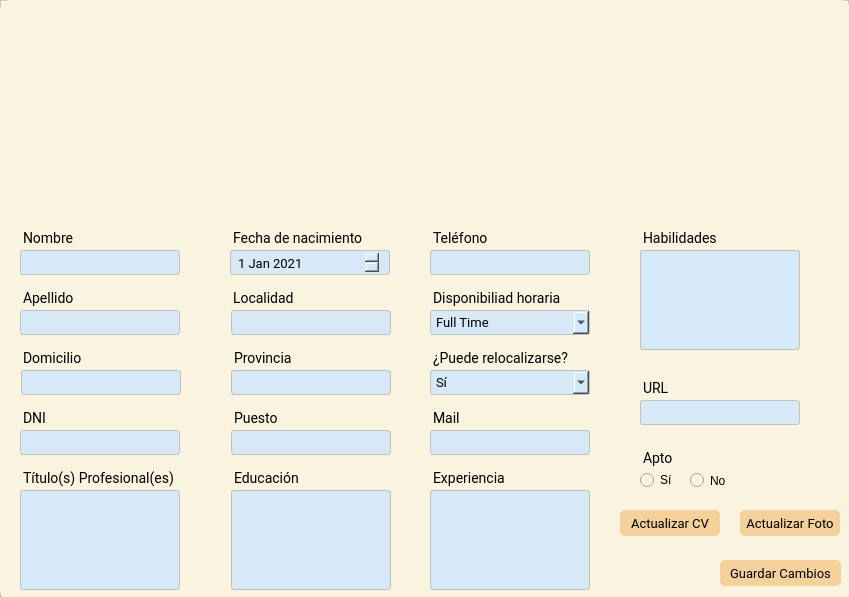
<?xml version="1.0" encoding="UTF-8"?>
<ui version="4.0">
 <class>MainWindow</class>
 <widget class="QMainWindow" name="MainWindow">
  <property name="geometry">
   <rect>
    <x>0</x>
    <y>0</y>
    <width>849</width>
    <height>597</height>
   </rect>
  </property>
  <property name="windowTitle">
   <string>MainWindow</string>
  </property>
  <widget class="QWidget" name="centralwidget">
   <layout class="QVBoxLayout" name="verticalLayout">
    <property name="spacing">
     <number>0</number>
    </property>
    <property name="leftMargin">
     <number>0</number>
    </property>
    <property name="topMargin">
     <number>0</number>
    </property>
    <property name="rightMargin">
     <number>0</number>
    </property>
    <property name="bottomMargin">
     <number>0</number>
    </property>
    <item>
     <widget class="QFrame" name="frame_2">
      <property name="minimumSize">
       <size>
        <width>0</width>
        <height>300</height>
       </size>
      </property>
      <property name="maximumSize">
       <size>
        <width>16777215</width>
        <height>16777215</height>
       </size>
      </property>
      <property name="styleSheet">
       <string notr="true">background: #fff;
</string>
      </property>
      <property name="frameShape">
       <enum>QFrame::StyledPanel</enum>
      </property>
      <property name="frameShadow">
       <enum>QFrame::Raised</enum>
      </property>
      <widget class="QFrame" name="frame_3">
       <property name="geometry">
        <rect>
         <x>0</x>
         <y>0</y>
         <width>851</width>
         <height>600</height>
        </rect>
       </property>
       <property name="maximumSize">
        <size>
         <width>16777215</width>
         <height>600</height>
        </size>
       </property>
       <property name="styleSheet">
        <string notr="true">border-radius: 10px;
background-color: #F9F3DF;
</string>
       </property>
       <property name="frameShape">
        <enum>QFrame::StyledPanel</enum>
       </property>
       <property name="frameShadow">
        <enum>QFrame::Raised</enum>
       </property>
       <widget class="QLabel" name="label_puesto">
        <property name="geometry">
         <rect>
          <x>221</x>
          <y>400</y>
          <width>158</width>
          <height>27</height>
         </rect>
        </property>
        <property name="maximumSize">
         <size>
          <width>500</width>
          <height>16777215</height>
         </size>
        </property>
        <property name="font">
         <font>
          <family>Roboto</family>
          <pointsize>-1</pointsize>
         </font>
        </property>
        <property name="styleSheet">
         <string notr="true">font-family: Roboto;
font-size: 14px;
margin-top:10px;
margin-left:10px

</string>
        </property>
        <property name="text">
         <string>Puesto</string>
        </property>
       </widget>
       <widget class="QLabel" name="label_localidad">
        <property name="geometry">
         <rect>
          <x>220</x>
          <y>280</y>
          <width>90</width>
          <height>27</height>
         </rect>
        </property>
        <property name="maximumSize">
         <size>
          <width>90</width>
          <height>16777215</height>
         </size>
        </property>
        <property name="font">
         <font>
          <family>Roboto</family>
          <pointsize>-1</pointsize>
         </font>
        </property>
        <property name="styleSheet">
         <string notr="true">font-family: Roboto;
font-size: 14px;
color: #000;
margin-top:10px;
margin-left:10px

</string>
        </property>
        <property name="text">
         <string>Localidad</string>
        </property>
       </widget>
       <widget class="QLineEdit" name="apellido_input">
        <property name="geometry">
         <rect>
          <x>10</x>
          <y>310</y>
          <width>170</width>
          <height>25</height>
         </rect>
        </property>
        <property name="minimumSize">
         <size>
          <width>0</width>
          <height>0</height>
         </size>
        </property>
        <property name="maximumSize">
         <size>
          <width>16777215</width>
          <height>25</height>
         </size>
        </property>
        <property name="styleSheet">
         <string notr="true">QLineEdit{
background-color: #D7E9F7;
border: 0.5px solid #c1c1c1;
border-radius: 3px;
padding: 4 5px;
color: #e9e9;
font-family:Roboto;
font-size:13px;
font-weight: 400;
margin-left: 10px;

}
</string>
        </property>
        <property name="placeholderText">
         <string/>
        </property>
       </widget>
       <widget class="QLabel" name="label_apellido">
        <property name="geometry">
         <rect>
          <x>10</x>
          <y>280</y>
          <width>67</width>
          <height>27</height>
         </rect>
        </property>
        <property name="font">
         <font>
          <family>Roboto</family>
          <pointsize>-1</pointsize>
         </font>
        </property>
        <property name="styleSheet">
         <string notr="true">font-family: Roboto;
font-size: 14px;
margin-top:10px;
margin-left:10px

</string>
        </property>
        <property name="text">
         <string>Apellido</string>
        </property>
       </widget>
       <widget class="QLabel" name="label_direccion">
        <property name="geometry">
         <rect>
          <x>10</x>
          <y>340</y>
          <width>90</width>
          <height>27</height>
         </rect>
        </property>
        <property name="maximumSize">
         <size>
          <width>90</width>
          <height>16777215</height>
         </size>
        </property>
        <property name="font">
         <font>
          <family>Roboto</family>
          <pointsize>-1</pointsize>
         </font>
        </property>
        <property name="styleSheet">
         <string notr="true">font-family: Roboto;
font-size: 14px;
margin-top:10px;
margin-left:10px

</string>
        </property>
        <property name="text">
         <string>Domicilio</string>
        </property>
       </widget>
       <widget class="QLabel" name="label_nombre">
        <property name="geometry">
         <rect>
          <x>10</x>
          <y>220</y>
          <width>71</width>
          <height>27</height>
         </rect>
        </property>
        <property name="font">
         <font>
          <family>Roboto</family>
          <pointsize>-1</pointsize>
         </font>
        </property>
        <property name="styleSheet">
         <string notr="true">font-family: Roboto;
font-size: 14px;
margin-top:10px;
margin-left:10px

</string>
        </property>
        <property name="text">
         <string>Nombre</string>
        </property>
       </widget>
       <widget class="QLineEdit" name="nombre_input">
        <property name="geometry">
         <rect>
          <x>10</x>
          <y>250</y>
          <width>170</width>
          <height>25</height>
         </rect>
        </property>
        <property name="minimumSize">
         <size>
          <width>0</width>
          <height>0</height>
         </size>
        </property>
        <property name="maximumSize">
         <size>
          <width>16777215</width>
          <height>25</height>
         </size>
        </property>
        <property name="styleSheet">
         <string notr="true">QLineEdit{
background-color: #D7E9F7;
border: 0.5px solid #c1c1c1;
border-radius: 3px;
padding: 4 5px;
color: #e9e9;
font-family:Roboto;
font-size:13px;
font-weight: 400;
margin-left: 10px;

}
</string>
        </property>
        <property name="text">
         <string/>
        </property>
        <property name="placeholderText">
         <string/>
        </property>
       </widget>
       <widget class="QLabel" name="label_dni">
        <property name="geometry">
         <rect>
          <x>10</x>
          <y>400</y>
          <width>71</width>
          <height>27</height>
         </rect>
        </property>
        <property name="font">
         <font>
          <family>Roboto</family>
          <pointsize>-1</pointsize>
         </font>
        </property>
        <property name="styleSheet">
         <string notr="true">font-family: Roboto;
font-size: 14px;
margin-top:10px;
margin-left:10px

</string>
        </property>
        <property name="text">
         <string>DNI</string>
        </property>
       </widget>
       <widget class="QLabel" name="label_nacimiento">
        <property name="geometry">
         <rect>
          <x>220</x>
          <y>220</y>
          <width>151</width>
          <height>27</height>
         </rect>
        </property>
        <property name="font">
         <font>
          <family>Roboto</family>
          <pointsize>-1</pointsize>
         </font>
        </property>
        <property name="styleSheet">
         <string notr="true">font-family: Roboto;
font-size: 14px;
margin-top:10px;
margin-left:10px

</string>
        </property>
        <property name="text">
         <string>Fecha de nacimiento</string>
        </property>
       </widget>
       <widget class="QLineEdit" name="provincia_input">
        <property name="geometry">
         <rect>
          <x>221</x>
          <y>370</y>
          <width>170</width>
          <height>25</height>
         </rect>
        </property>
        <property name="minimumSize">
         <size>
          <width>0</width>
          <height>0</height>
         </size>
        </property>
        <property name="maximumSize">
         <size>
          <width>16777215</width>
          <height>25</height>
         </size>
        </property>
        <property name="styleSheet">
         <string notr="true">
background-color: #D7E9F7;
border: 0.5px solid #c1c1c1;
border-radius: 3px;
padding: 4 5px;
color: #000;
font-family:Roboto;
font-size:13px;
font-weight: 400;
margin-left: 10px;

</string>
        </property>
        <property name="placeholderText">
         <string/>
        </property>
       </widget>
       <widget class="QLabel" name="label_provincia">
        <property name="geometry">
         <rect>
          <x>221</x>
          <y>340</y>
          <width>84</width>
          <height>27</height>
         </rect>
        </property>
        <property name="font">
         <font>
          <family>Roboto</family>
          <pointsize>-1</pointsize>
         </font>
        </property>
        <property name="styleSheet">
         <string notr="true">font-family: Roboto;
font-size: 14px;
margin-top:10px;
margin-left:10px

</string>
        </property>
        <property name="text">
         <string>Provincia</string>
        </property>
       </widget>
       <widget class="QDateEdit" name="nacimiento_date">
        <property name="geometry">
         <rect>
          <x>220</x>
          <y>250</y>
          <width>170</width>
          <height>25</height>
         </rect>
        </property>
        <property name="styleSheet">
         <string notr="true">
background-color: #D7E9F7;
border: 0.5px solid #c1c1c1;
border-radius: 3px;
padding: 4 5px;
color: #000;
font-family:Roboto;
font-size:13px;
font-weight: 400;
margin-left: 10px;

</string>
        </property>
        <property name="dateTime">
         <datetime>
          <hour>0</hour>
          <minute>0</minute>
          <second>0</second>
          <year>2021</year>
          <month>1</month>
          <day>1</day>
         </datetime>
        </property>
       </widget>
       <widget class="QLineEdit" name="localidad_input">
        <property name="geometry">
         <rect>
          <x>221</x>
          <y>310</y>
          <width>170</width>
          <height>25</height>
         </rect>
        </property>
        <property name="minimumSize">
         <size>
          <width>0</width>
          <height>0</height>
         </size>
        </property>
        <property name="maximumSize">
         <size>
          <width>16777215</width>
          <height>25</height>
         </size>
        </property>
        <property name="styleSheet">
         <string notr="true">
background-color: #D7E9F7;
border: 0.5px solid #c1c1c1;
border-radius: 3px;
padding: 4 5px;
color: #000;
font-family:Roboto;
font-size:13px;
font-weight: 400;
margin-left: 10px;

</string>
        </property>
        <property name="placeholderText">
         <string/>
        </property>
       </widget>
       <widget class="QLineEdit" name="puesto_input">
        <property name="geometry">
         <rect>
          <x>221</x>
          <y>430</y>
          <width>170</width>
          <height>25</height>
         </rect>
        </property>
        <property name="minimumSize">
         <size>
          <width>0</width>
          <height>0</height>
         </size>
        </property>
        <property name="maximumSize">
         <size>
          <width>16777215</width>
          <height>25</height>
         </size>
        </property>
        <property name="styleSheet">
         <string notr="true">
background-color: #D7E9F7;
border: 0.5px solid #c1c1c1;
border-radius: 3px;
padding: 4 5px;
color: #000;
font-family:Roboto;
font-size:13px;
font-weight: 400;
margin-left: 10px;

</string>
        </property>
        <property name="text">
         <string/>
        </property>
        <property name="echoMode">
         <enum>QLineEdit::Normal</enum>
        </property>
        <property name="placeholderText">
         <string/>
        </property>
       </widget>
       <widget class="QLineEdit" name="dni_input">
        <property name="geometry">
         <rect>
          <x>10</x>
          <y>430</y>
          <width>170</width>
          <height>25</height>
         </rect>
        </property>
        <property name="minimumSize">
         <size>
          <width>0</width>
          <height>0</height>
         </size>
        </property>
        <property name="maximumSize">
         <size>
          <width>16777215</width>
          <height>25</height>
         </size>
        </property>
        <property name="styleSheet">
         <string notr="true">QLineEdit{
background-color: #D7E9F7;
border: 0.5px solid #c1c1c1;
border-radius: 3px;
padding: 4 5px;
color: #e9e9;
font-family:Roboto;
font-size:13px;
font-weight: 400;
margin-left: 10px;

}
</string>
        </property>
        <property name="placeholderText">
         <string/>
        </property>
       </widget>
       <widget class="QPushButton" name="guardarCambios_btn">
        <property name="geometry">
         <rect>
          <x>720</x>
          <y>560</y>
          <width>121</width>
          <height>26</height>
         </rect>
        </property>
        <property name="font">
         <font>
          <family>Roboto</family>
          <pointsize>-1</pointsize>
         </font>
        </property>
        <property name="cursor">
         <cursorShape>PointingHandCursor</cursorShape>
        </property>
        <property name="styleSheet">
         <string notr="true">QPushButton{
background-color: #F4D19B;
border-radius:5px;
font-family:Roboto;
font-size: 13px

}
QPushButton:hover{
background-color: rgba(71, 71, 103,180);
}</string>
        </property>
        <property name="text">
         <string>Guardar Cambios</string>
        </property>
       </widget>
       <widget class="QLineEdit" name="direccion_input">
        <property name="geometry">
         <rect>
          <x>11</x>
          <y>370</y>
          <width>170</width>
          <height>25</height>
         </rect>
        </property>
        <property name="minimumSize">
         <size>
          <width>0</width>
          <height>0</height>
         </size>
        </property>
        <property name="maximumSize">
         <size>
          <width>16777215</width>
          <height>25</height>
         </size>
        </property>
        <property name="styleSheet">
         <string notr="true">
background-color: #D7E9F7;
border: 0.5px solid #c1c1c1;
border-radius: 3px;
padding: 4 5px;
color: #000;
font-family:Roboto;
font-size:13px;
font-weight: 400;
margin-left: 10px;

</string>
        </property>
        <property name="text">
         <string/>
        </property>
        <property name="placeholderText">
         <string/>
        </property>
       </widget>
       <widget class="QLabel" name="label_telefono">
        <property name="geometry">
         <rect>
          <x>420</x>
          <y>220</y>
          <width>90</width>
          <height>27</height>
         </rect>
        </property>
        <property name="maximumSize">
         <size>
          <width>90</width>
          <height>16777215</height>
         </size>
        </property>
        <property name="font">
         <font>
          <family>Roboto</family>
          <pointsize>-1</pointsize>
         </font>
        </property>
        <property name="styleSheet">
         <string notr="true">font-family: Roboto;
font-size: 14px;
margin-top:10px;
margin-left:10px

</string>
        </property>
        <property name="text">
         <string>Teléfono</string>
        </property>
       </widget>
       <widget class="QLineEdit" name="telefono_input">
        <property name="geometry">
         <rect>
          <x>420</x>
          <y>250</y>
          <width>170</width>
          <height>25</height>
         </rect>
        </property>
        <property name="minimumSize">
         <size>
          <width>0</width>
          <height>0</height>
         </size>
        </property>
        <property name="maximumSize">
         <size>
          <width>16777215</width>
          <height>25</height>
         </size>
        </property>
        <property name="styleSheet">
         <string notr="true">
background-color: #D7E9F7;
border: 0.5px solid #c1c1c1;
border-radius: 3px;
padding: 4 5px;
color: #000;
font-family:Roboto;
font-size:13px;
font-weight: 400;
margin-left: 10px;

</string>
        </property>
        <property name="text">
         <string/>
        </property>
        <property name="placeholderText">
         <string/>
        </property>
       </widget>
       <widget class="QLineEdit" name="titulo_input">
        <property name="geometry">
         <rect>
          <x>10</x>
          <y>490</y>
          <width>170</width>
          <height>100</height>
         </rect>
        </property>
        <property name="minimumSize">
         <size>
          <width>0</width>
          <height>0</height>
         </size>
        </property>
        <property name="maximumSize">
         <size>
          <width>16777215</width>
          <height>100</height>
         </size>
        </property>
        <property name="styleSheet">
         <string notr="true">
background-color: #D7E9F7;
border: 0.5px solid #c1c1c1;
border-radius: 3px;
padding: 4 5px;
color: #000;
font-family:Roboto;
font-size:13px;
font-weight: 400;
margin-left: 10px;

</string>
        </property>
        <property name="text">
         <string/>
        </property>
        <property name="placeholderText">
         <string/>
        </property>
       </widget>
       <widget class="QLineEdit" name="educacion_input">
        <property name="geometry">
         <rect>
          <x>221</x>
          <y>490</y>
          <width>170</width>
          <height>100</height>
         </rect>
        </property>
        <property name="minimumSize">
         <size>
          <width>0</width>
          <height>0</height>
         </size>
        </property>
        <property name="maximumSize">
         <size>
          <width>16777215</width>
          <height>100</height>
         </size>
        </property>
        <property name="styleSheet">
         <string notr="true">
background-color: #D7E9F7;
border: 0.5px solid #c1c1c1;
border-radius: 3px;
padding: 4 5px;
color: #000;
font-family:Roboto;
font-size:13px;
font-weight: 400;
margin-left: 10px;

</string>
        </property>
        <property name="text">
         <string/>
        </property>
        <property name="placeholderText">
         <string/>
        </property>
       </widget>
       <widget class="QLabel" name="label_educacion">
        <property name="geometry">
         <rect>
          <x>221</x>
          <y>460</y>
          <width>90</width>
          <height>27</height>
         </rect>
        </property>
        <property name="maximumSize">
         <size>
          <width>90</width>
          <height>16777215</height>
         </size>
        </property>
        <property name="font">
         <font>
          <family>Roboto</family>
          <pointsize>-1</pointsize>
         </font>
        </property>
        <property name="styleSheet">
         <string notr="true">font-family: Roboto;
font-size: 14px;
margin-top:10px;
margin-left:10px

</string>
        </property>
        <property name="text">
         <string>Educación </string>
        </property>
       </widget>
       <widget class="QLabel" name="label_disponibilidadHoraria">
        <property name="geometry">
         <rect>
          <x>420</x>
          <y>280</y>
          <width>151</width>
          <height>27</height>
         </rect>
        </property>
        <property name="font">
         <font>
          <family>Roboto</family>
          <pointsize>-1</pointsize>
         </font>
        </property>
        <property name="styleSheet">
         <string notr="true">font-family: Roboto;
font-size: 14px;
margin-top:10px;
margin-left:10px

</string>
        </property>
        <property name="text">
         <string>Disponibiliad horaria</string>
        </property>
       </widget>
       <widget class="QComboBox" name="comboBox">
        <property name="geometry">
         <rect>
          <x>420</x>
          <y>310</y>
          <width>170</width>
          <height>25</height>
         </rect>
        </property>
        <property name="styleSheet">
         <string notr="true">
background-color: #D7E9F7;
border: 0.5px solid #c1c1c1;
border-radius: 3px;
padding: 4 5px;
color: #000;
font-family:Roboto;
font-size:13px;
font-weight: 400;
margin-left: 10px;

</string>
        </property>
        <item>
         <property name="text">
          <string>Full Time</string>
         </property>
        </item>
        <item>
         <property name="text">
          <string>Part Time</string>
         </property>
        </item>
       </widget>
       <widget class="QComboBox" name="comboBox_relocalizarse">
        <property name="geometry">
         <rect>
          <x>420</x>
          <y>370</y>
          <width>170</width>
          <height>25</height>
         </rect>
        </property>
        <property name="styleSheet">
         <string notr="true">
background-color: #D7E9F7;
border: 0.5px solid #c1c1c1;
border-radius: 3px;
padding: 4 5px;
color: #000;
font-family:Roboto;
font-size:13px;
font-weight: 400;
margin-left: 10px;


</string>
        </property>
        <item>
         <property name="text">
          <string>Sí</string>
         </property>
        </item>
        <item>
         <property name="text">
          <string>No</string>
         </property>
        </item>
       </widget>
       <widget class="QLabel" name="label_relocalizarse">
        <property name="geometry">
         <rect>
          <x>420</x>
          <y>340</y>
          <width>171</width>
          <height>27</height>
         </rect>
        </property>
        <property name="font">
         <font>
          <family>Roboto</family>
          <pointsize>-1</pointsize>
         </font>
        </property>
        <property name="styleSheet">
         <string notr="true">font-family: Roboto;
font-size: 14px;
margin-top:10px;
margin-left:10px

</string>
        </property>
        <property name="text">
         <string>¿Puede relocalizarse?</string>
        </property>
       </widget>
       <widget class="QLabel" name="label_mail">
        <property name="geometry">
         <rect>
          <x>420</x>
          <y>400</y>
          <width>158</width>
          <height>27</height>
         </rect>
        </property>
        <property name="maximumSize">
         <size>
          <width>500</width>
          <height>16777215</height>
         </size>
        </property>
        <property name="font">
         <font>
          <family>Roboto</family>
          <pointsize>-1</pointsize>
         </font>
        </property>
        <property name="styleSheet">
         <string notr="true">font-family: Roboto;
font-size: 14px;
margin-top:10px;
margin-left:10px

</string>
        </property>
        <property name="text">
         <string>Mail</string>
        </property>
       </widget>
       <widget class="QLineEdit" name="mail_input">
        <property name="geometry">
         <rect>
          <x>420</x>
          <y>430</y>
          <width>170</width>
          <height>25</height>
         </rect>
        </property>
        <property name="minimumSize">
         <size>
          <width>0</width>
          <height>0</height>
         </size>
        </property>
        <property name="maximumSize">
         <size>
          <width>16777215</width>
          <height>25</height>
         </size>
        </property>
        <property name="styleSheet">
         <string notr="true">
background-color: #D7E9F7;
border: 0.5px solid #c1c1c1;
border-radius: 3px;
padding: 4 5px;
color: #000;
font-family:Roboto;
font-size:13px;
font-weight: 400;
margin-left: 10px;

</string>
        </property>
        <property name="text">
         <string/>
        </property>
        <property name="echoMode">
         <enum>QLineEdit::Normal</enum>
        </property>
        <property name="placeholderText">
         <string/>
        </property>
       </widget>
       <widget class="QLabel" name="labe_titulo">
        <property name="geometry">
         <rect>
          <x>10</x>
          <y>460</y>
          <width>171</width>
          <height>27</height>
         </rect>
        </property>
        <property name="font">
         <font>
          <family>Roboto</family>
          <pointsize>-1</pointsize>
         </font>
        </property>
        <property name="styleSheet">
         <string notr="true">font-family: Roboto;
font-size: 14px;
margin-top:10px;
margin-left:10px

</string>
        </property>
        <property name="text">
         <string>Título(s) Profesional(es)</string>
        </property>
       </widget>
       <widget class="QLabel" name="label_experiencia">
        <property name="geometry">
         <rect>
          <x>420</x>
          <y>460</y>
          <width>158</width>
          <height>27</height>
         </rect>
        </property>
        <property name="maximumSize">
         <size>
          <width>500</width>
          <height>16777215</height>
         </size>
        </property>
        <property name="font">
         <font>
          <family>Roboto</family>
          <pointsize>-1</pointsize>
         </font>
        </property>
        <property name="styleSheet">
         <string notr="true">font-family: Roboto;
font-size: 14px;
margin-top:10px;
margin-left:10px

</string>
        </property>
        <property name="text">
         <string>Experiencia</string>
        </property>
       </widget>
       <widget class="QTextEdit" name="experiencia_input">
        <property name="geometry">
         <rect>
          <x>420</x>
          <y>490</y>
          <width>170</width>
          <height>100</height>
         </rect>
        </property>
        <property name="maximumSize">
         <size>
          <width>16777215</width>
          <height>100</height>
         </size>
        </property>
        <property name="styleSheet">
         <string notr="true">
background-color: #D7E9F7;
border: 0.5px solid #c1c1c1;
border-radius: 3px;
padding: 4 5px;
color: #000;
font-family:Roboto;
font-size:13px;
font-weight: 400;
margin-left: 10px;

</string>
        </property>
       </widget>
       <widget class="QLabel" name="label_habilidades">
        <property name="geometry">
         <rect>
          <x>630</x>
          <y>220</y>
          <width>90</width>
          <height>27</height>
         </rect>
        </property>
        <property name="maximumSize">
         <size>
          <width>90</width>
          <height>16777215</height>
         </size>
        </property>
        <property name="font">
         <font>
          <family>Roboto</family>
          <pointsize>-1</pointsize>
         </font>
        </property>
        <property name="styleSheet">
         <string notr="true">font-family: Roboto;
font-size: 14px;
margin-top:10px;
margin-left:10px

</string>
        </property>
        <property name="text">
         <string>Habilidades</string>
        </property>
       </widget>
       <widget class="QLineEdit" name="habilidades_input">
        <property name="geometry">
         <rect>
          <x>630</x>
          <y>250</y>
          <width>170</width>
          <height>100</height>
         </rect>
        </property>
        <property name="minimumSize">
         <size>
          <width>0</width>
          <height>0</height>
         </size>
        </property>
        <property name="maximumSize">
         <size>
          <width>16777215</width>
          <height>100</height>
         </size>
        </property>
        <property name="styleSheet">
         <string notr="true">
background-color: #D7E9F7;
border: 0.5px solid #c1c1c1;
border-radius: 3px;
padding: 4 5px;
color: #000;
font-family:Roboto;
font-size:13px;
font-weight: 400;
margin-left: 10px;

</string>
        </property>
        <property name="text">
         <string/>
        </property>
        <property name="placeholderText">
         <string/>
        </property>
       </widget>
       <widget class="QLabel" name="label_apto">
        <property name="geometry">
         <rect>
          <x>630</x>
          <y>440</y>
          <width>158</width>
          <height>27</height>
         </rect>
        </property>
        <property name="maximumSize">
         <size>
          <width>500</width>
          <height>16777215</height>
         </size>
        </property>
        <property name="font">
         <font>
          <family>Roboto</family>
          <pointsize>-1</pointsize>
         </font>
        </property>
        <property name="styleSheet">
         <string notr="true">font-family: Roboto;
font-size: 14px;
margin-top:10px;
margin-left:10px

</string>
        </property>
        <property name="text">
         <string>Apto</string>
        </property>
       </widget>
       <widget class="QRadioButton" name="radioButton_si">
        <property name="geometry">
         <rect>
          <x>640</x>
          <y>470</y>
          <width>41</width>
          <height>20</height>
         </rect>
        </property>
        <property name="text">
         <string>Sí</string>
        </property>
       </widget>
       <widget class="QRadioButton" name="radioButton_no">
        <property name="geometry">
         <rect>
          <x>690</x>
          <y>470</y>
          <width>41</width>
          <height>21</height>
         </rect>
        </property>
        <property name="text">
         <string>No</string>
        </property>
       </widget>
       <widget class="QLabel" name="label_url">
        <property name="geometry">
         <rect>
          <x>630</x>
          <y>370</y>
          <width>158</width>
          <height>27</height>
         </rect>
        </property>
        <property name="maximumSize">
         <size>
          <width>500</width>
          <height>16777215</height>
         </size>
        </property>
        <property name="font">
         <font>
          <family>Roboto</family>
          <pointsize>-1</pointsize>
         </font>
        </property>
        <property name="styleSheet">
         <string notr="true">font-family: Roboto;
font-size: 14px;
margin-top:10px;
margin-left:10px

</string>
        </property>
        <property name="text">
         <string>URL</string>
        </property>
       </widget>
       <widget class="QLineEdit" name="url_input">
        <property name="geometry">
         <rect>
          <x>630</x>
          <y>400</y>
          <width>170</width>
          <height>25</height>
         </rect>
        </property>
        <property name="minimumSize">
         <size>
          <width>0</width>
          <height>0</height>
         </size>
        </property>
        <property name="maximumSize">
         <size>
          <width>16777215</width>
          <height>25</height>
         </size>
        </property>
        <property name="styleSheet">
         <string notr="true">
background-color: #D7E9F7;
border: 0.5px solid #c1c1c1;
border-radius: 3px;
padding: 4 5px;
color: #000;
font-family:Roboto;
font-size:13px;
font-weight: 400;
margin-left: 10px;

</string>
        </property>
        <property name="text">
         <string/>
        </property>
        <property name="echoMode">
         <enum>QLineEdit::Normal</enum>
        </property>
        <property name="placeholderText">
         <string/>
        </property>
       </widget>
       <widget class="QLabel" name="label">
        <property name="geometry">
         <rect>
          <x>290</x>
          <y>10</y>
          <width>231</width>
          <height>191</height>
         </rect>
        </property>
        <property name="text">
         <string/>
        </property>
        <property name="pixmap">
         <pixmap>:/cct/Alimento.png</pixmap>
        </property>
        <property name="scaledContents">
         <bool>true</bool>
        </property>
       </widget>
       <widget class="QPushButton" name="ActualizarCV_btn">
        <property name="geometry">
         <rect>
          <x>620</x>
          <y>510</y>
          <width>100</width>
          <height>26</height>
         </rect>
        </property>
        <property name="font">
         <font>
          <family>Roboto</family>
          <pointsize>-1</pointsize>
         </font>
        </property>
        <property name="cursor">
         <cursorShape>PointingHandCursor</cursorShape>
        </property>
        <property name="styleSheet">
         <string notr="true">QPushButton{
background-color: #F4D19B;
border-radius:5px;
font-family:Roboto;
font-size: 13px

}
QPushButton:hover{
background-color: rgba(71, 71, 103,180);
}</string>
        </property>
        <property name="text">
         <string>Actualizar CV</string>
        </property>
       </widget>
       <widget class="QPushButton" name="actualizarFoto_btn">
        <property name="geometry">
         <rect>
          <x>740</x>
          <y>510</y>
          <width>100</width>
          <height>26</height>
         </rect>
        </property>
        <property name="font">
         <font>
          <family>Roboto</family>
          <pointsize>-1</pointsize>
         </font>
        </property>
        <property name="cursor">
         <cursorShape>PointingHandCursor</cursorShape>
        </property>
        <property name="styleSheet">
         <string notr="true">QPushButton{
background-color: #F4D19B;
border-radius:5px;
font-family:Roboto;
font-size: 13px

}
QPushButton:hover{
background-color: rgba(71, 71, 103,180);
}</string>
        </property>
        <property name="text">
         <string>Actualizar Foto</string>
        </property>
       </widget>
      </widget>
     </widget>
    </item>
   </layout>
  </widget>
 </widget>
 <resources/>
 <connections/>
</ui>
